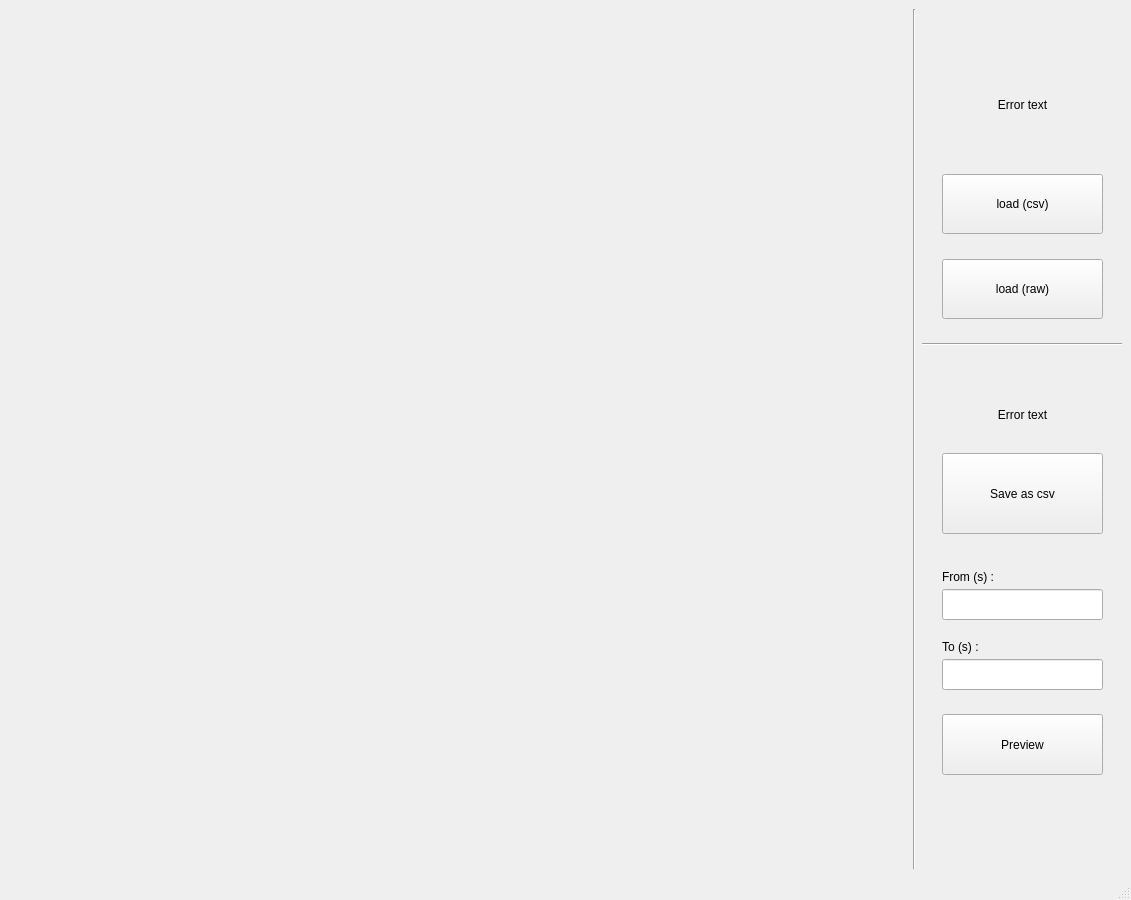
<?xml version="1.0" encoding="UTF-8"?>
<ui version="4.0">
 <class>MainWindow</class>
 <widget class="QMainWindow" name="MainWindow">
  <property name="geometry">
   <rect>
    <x>0</x>
    <y>0</y>
    <width>1131</width>
    <height>900</height>
   </rect>
  </property>
  <property name="windowTitle">
   <string>azalea</string>
  </property>
  <widget class="QWidget" name="centralwidget">
   <layout class="QGridLayout" name="gridLayout">
    <item row="0" column="0">
     <widget class="QWidget" name="wgtPlot" native="true">
      <property name="sizePolicy">
       <sizepolicy hsizetype="Expanding" vsizetype="Expanding">
        <horstretch>0</horstretch>
        <verstretch>0</verstretch>
       </sizepolicy>
      </property>
      <property name="minimumSize">
       <size>
        <width>200</width>
        <height>0</height>
       </size>
      </property>
      <layout class="QVBoxLayout" name="layoutPlot">
       <property name="leftMargin">
        <number>13</number>
       </property>
       <property name="topMargin">
        <number>8</number>
       </property>
       <property name="rightMargin">
        <number>11</number>
       </property>
       <property name="bottomMargin">
        <number>3</number>
       </property>
      </layout>
     </widget>
    </item>
    <item row="0" column="1">
     <widget class="Line" name="line">
      <property name="orientation">
       <enum>Qt::Vertical</enum>
      </property>
     </widget>
    </item>
    <item row="0" column="2">
     <widget class="QWidget" name="widget_2" native="true">
      <property name="sizePolicy">
       <sizepolicy hsizetype="Minimum" vsizetype="Preferred">
        <horstretch>100</horstretch>
        <verstretch>0</verstretch>
       </sizepolicy>
      </property>
      <property name="minimumSize">
       <size>
        <width>0</width>
        <height>0</height>
       </size>
      </property>
      <property name="maximumSize">
       <size>
        <width>200</width>
        <height>16777215</height>
       </size>
      </property>
      <widget class="QPushButton" name="btnLoad">
       <property name="geometry">
        <rect>
         <x>20</x>
         <y>165</y>
         <width>161</width>
         <height>60</height>
        </rect>
       </property>
       <property name="text">
        <string>load (csv)</string>
       </property>
      </widget>
      <widget class="QPushButton" name="btnRoll">
       <property name="geometry">
        <rect>
         <x>20</x>
         <y>250</y>
         <width>161</width>
         <height>60</height>
        </rect>
       </property>
       <property name="text">
        <string>load (raw)</string>
       </property>
      </widget>
      <widget class="QPushButton" name="btnSave">
       <property name="geometry">
        <rect>
         <x>20</x>
         <y>444</y>
         <width>161</width>
         <height>81</height>
        </rect>
       </property>
       <property name="text">
        <string>Save as csv</string>
       </property>
      </widget>
      <widget class="Line" name="dvdSaveLoad">
       <property name="geometry">
        <rect>
         <x>-10</x>
         <y>325</y>
         <width>211</width>
         <height>20</height>
        </rect>
       </property>
       <property name="orientation">
        <enum>Qt::Horizontal</enum>
       </property>
      </widget>
      <widget class="QLabel" name="lblFrom">
       <property name="geometry">
        <rect>
         <x>20</x>
         <y>560</y>
         <width>101</width>
         <height>16</height>
        </rect>
       </property>
       <property name="text">
        <string>From (s) :</string>
       </property>
      </widget>
      <widget class="QLineEdit" name="tfFrom">
       <property name="geometry">
        <rect>
         <x>20</x>
         <y>580</y>
         <width>161</width>
         <height>31</height>
        </rect>
       </property>
      </widget>
      <widget class="QLabel" name="lblTo">
       <property name="geometry">
        <rect>
         <x>20</x>
         <y>630</y>
         <width>121</width>
         <height>16</height>
        </rect>
       </property>
       <property name="text">
        <string>To (s) :</string>
       </property>
      </widget>
      <widget class="QLineEdit" name="tfTo">
       <property name="geometry">
        <rect>
         <x>20</x>
         <y>650</y>
         <width>161</width>
         <height>31</height>
        </rect>
       </property>
      </widget>
      <widget class="QLabel" name="lblSaveError">
       <property name="geometry">
        <rect>
         <x>20</x>
         <y>380</y>
         <width>161</width>
         <height>51</height>
        </rect>
       </property>
       <property name="font">
        <font>
         <pointsize>9</pointsize>
        </font>
       </property>
       <property name="text">
        <string>Error text</string>
       </property>
       <property name="alignment">
        <set>Qt::AlignCenter</set>
       </property>
       <property name="wordWrap">
        <bool>true</bool>
       </property>
      </widget>
      <widget class="QLabel" name="lblLoadError">
       <property name="geometry">
        <rect>
         <x>20</x>
         <y>60</y>
         <width>161</width>
         <height>71</height>
        </rect>
       </property>
       <property name="font">
        <font>
         <pointsize>9</pointsize>
        </font>
       </property>
       <property name="lineWidth">
        <number>1</number>
       </property>
       <property name="text">
        <string>Error text</string>
       </property>
       <property name="alignment">
        <set>Qt::AlignCenter</set>
       </property>
       <property name="wordWrap">
        <bool>true</bool>
       </property>
      </widget>
      <widget class="QPushButton" name="btnSavePreview">
       <property name="geometry">
        <rect>
         <x>20</x>
         <y>705</y>
         <width>161</width>
         <height>61</height>
        </rect>
       </property>
       <property name="text">
        <string>Preview</string>
       </property>
      </widget>
     </widget>
    </item>
   </layout>
  </widget>
  <widget class="QMenuBar" name="menubar">
   <property name="geometry">
    <rect>
     <x>0</x>
     <y>0</y>
     <width>1131</width>
     <height>26</height>
    </rect>
   </property>
  </widget>
  <widget class="QStatusBar" name="statusbar"/>
 </widget>
 <resources/>
 <connections/>
</ui>
